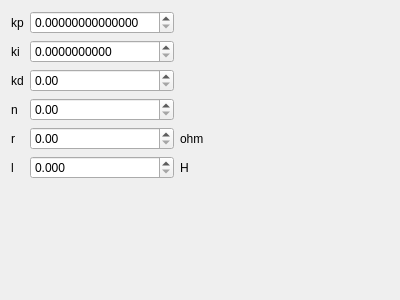
<?xml version="1.0" encoding="UTF-8"?>
<ui version="4.0">
 <class>simView7</class>
 <widget class="QWidget" name="simView7">
  <property name="geometry">
   <rect>
    <x>0</x>
    <y>0</y>
    <width>400</width>
    <height>300</height>
   </rect>
  </property>
  <property name="windowTitle">
   <string>Form</string>
  </property>
  <layout class="QGridLayout" name="gridLayout_2">
   <item row="0" column="0">
    <layout class="QGridLayout" name="gridLayout">
     <item row="0" column="1">
      <widget class="QLabel" name="label">
       <property name="text">
        <string>kp</string>
       </property>
      </widget>
     </item>
     <item row="0" column="2">
      <widget class="QDoubleSpinBox" name="kp">
       <property name="decimals">
        <number>14</number>
       </property>
       <property name="maximum">
        <double>999999.000000000000000</double>
       </property>
      </widget>
     </item>
     <item row="6" column="2">
      <spacer name="verticalSpacer">
       <property name="orientation">
        <enum>Qt::Vertical</enum>
       </property>
       <property name="sizeHint" stdset="0">
        <size>
         <width>20</width>
         <height>40</height>
        </size>
       </property>
      </spacer>
     </item>
     <item row="1" column="1">
      <widget class="QLabel" name="label_3">
       <property name="text">
        <string>ki</string>
       </property>
      </widget>
     </item>
     <item row="2" column="1">
      <widget class="QLabel" name="label_4">
       <property name="text">
        <string>kd</string>
       </property>
      </widget>
     </item>
     <item row="1" column="2">
      <widget class="QDoubleSpinBox" name="ki">
       <property name="decimals">
        <number>10</number>
       </property>
       <property name="maximum">
        <double>999999.000000000000000</double>
       </property>
      </widget>
     </item>
     <item row="4" column="1">
      <widget class="QLabel" name="label_6">
       <property name="text">
        <string>r</string>
       </property>
      </widget>
     </item>
     <item row="3" column="1">
      <widget class="QLabel" name="label_5">
       <property name="text">
        <string>n</string>
       </property>
      </widget>
     </item>
     <item row="5" column="1">
      <widget class="QLabel" name="label_7">
       <property name="text">
        <string>l</string>
       </property>
      </widget>
     </item>
     <item row="2" column="2">
      <widget class="QDoubleSpinBox" name="kd">
       <property name="maximum">
        <double>999999.000000000000000</double>
       </property>
      </widget>
     </item>
     <item row="3" column="2">
      <widget class="QDoubleSpinBox" name="n">
       <property name="maximum">
        <double>999999.000000000000000</double>
       </property>
      </widget>
     </item>
     <item row="4" column="2">
      <widget class="QDoubleSpinBox" name="r">
       <property name="maximum">
        <double>999999.000000000000000</double>
       </property>
      </widget>
     </item>
     <item row="5" column="2">
      <widget class="QDoubleSpinBox" name="l">
       <property name="decimals">
        <number>3</number>
       </property>
       <property name="maximum">
        <double>999999.000000000000000</double>
       </property>
      </widget>
     </item>
     <item row="4" column="3">
      <widget class="QLabel" name="label_2">
       <property name="text">
        <string>ohm</string>
       </property>
      </widget>
     </item>
     <item row="5" column="3">
      <widget class="QLabel" name="label_8">
       <property name="text">
        <string>H</string>
       </property>
      </widget>
     </item>
    </layout>
   </item>
   <item row="0" column="1">
    <spacer name="horizontalSpacer">
     <property name="orientation">
      <enum>Qt::Horizontal</enum>
     </property>
     <property name="sizeHint" stdset="0">
      <size>
       <width>40</width>
       <height>20</height>
      </size>
     </property>
    </spacer>
   </item>
  </layout>
 </widget>
 <resources/>
 <connections/>
</ui>
